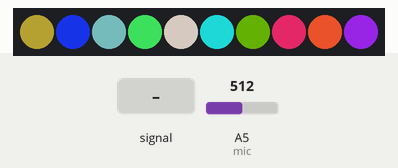
A sketch run on a simulated Arduino Uno, built with avr-gcc and run on an emulated ATmega328P. Parts: 10 RGB LEDs in strip order, left to right. Inputs (shaded band) come from the test bench; at power-on: A5 (mic) = 512. Dim RGB values are drawn brighter than linear; random numbers use the default seed unless the sketch sets one.

Above: at 1.2 s.
1.3 s: A5 (mic) set to 105
3.9 s: A5 (mic) set to 95
At 4.7 s:
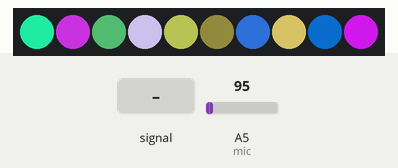
5.4 s: A5 (mic) fed a 200 Hz sine of ±81 counts around its level
At 5.57 s:
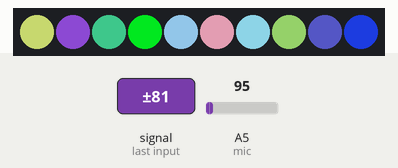
7.8 s: A5 (mic) set to 0
At 8.8 s:
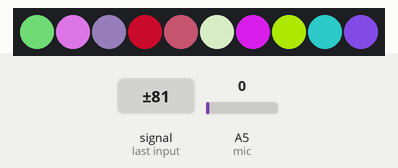
9.3 s: A5 (mic) set to 110
At 9.47 s:
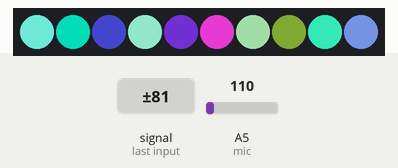
11.7 s: A5 (mic) set to 90
At 12.9 s:
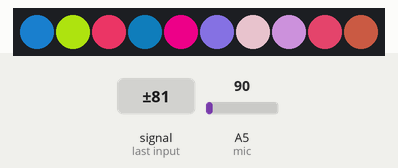
Timing chart, 0 to 14.2 s (numbered marks = the images above; inputs shaded):
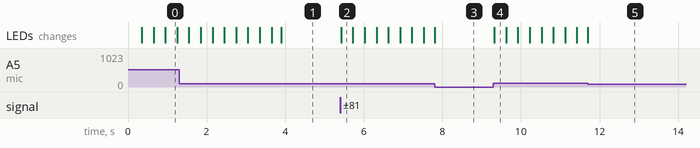

The sketch:

sound_cube.ino
```cpp
#include "FastLED.h" //fast led library
#define NUM_LEDS 10 //total no. of leds used
#define DATA_PIN 5 //digital pin at which the data pin is connected
#define mic A5 //analog input from mic module
int mic_Value; //to save raw value from mic
int red, green, blue; //to store RGB color values
CRGB leds[NUM_LEDS]; //fast led function

void setup() {
  FastLED.addLeds<UCS1903B, DATA_PIN, RGB>(leds, NUM_LEDS); //as our led IC is UCS1903B,fast led support lots of ICs, find more
  LEDS.setBrightness(200); //setting brightness of LED (0 to 255) //info at fastled.io
  randomSeed(analogRead(0));// for generating random no. by taking noise from analog pin 0
  for (int i = 0; i <= 9; i++) //for changing color of all 10 LEDs
  {
    leds[i] = CRGB(200, 200, 200); //for initial white color
    LEDS.show(); //fastled function, without this function the colors won't be updated
  }

}

void loop() {

  mic_Value = analogRead(mic); //storing analog values from mic to mic_value
  if(mic_Value>100) //to avoid small noise
  {
    for(int i=0;i<=9;i++)//for changing color of all 10 LEDs
    {
    red=random(255); //random red color value between 0 to 255
    green=random(255); //random green color value between 0 to 255
    blue=random(255); //random blue color value between 0 to 255
    leds[i]=CRGB(red,green,blue); //assigning color values to LEDs
    LEDS.show();
  }
 }
}
```

Measured:
- the behaviour switches between 101 and 100 on A5 (mic) (found by bisection; images 0 and 1)
- after the input at 5.4 s, the LEDs: change at once (image 2)
- after the input at 9.3 s, the LEDs: change at once (image 4)
